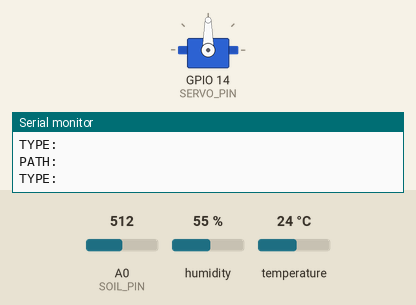
Simulated run of this sketch. Board: ESP8266 (NodeMCU). Shown: servo, the last lines printed to the serial monitor. The test bench sets the inputs (shaded band); at power-on: temperature 24 °C, A0 (SOIL_PIN) = 512, humidity 55 %. WiFi joins after 1.5 s; servers stay silent unless stated.

Above: at 2.7 s.
2.8 s: temperature set to 29 °C
5.6 s: temperature set to 32 °C
At 7.7 s:
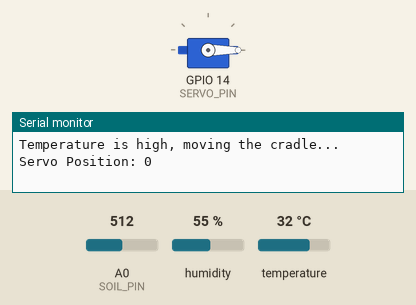
At 16.7 s:
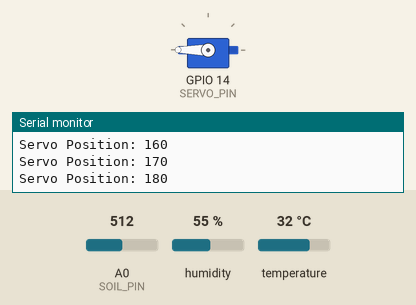
Timing chart, 0 to 23.8 s (numbered marks = the images above; inputs shaded):
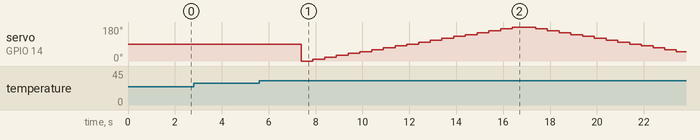

The sketch:

smart_cradle.ino
```cpp
#include <ESP8266WiFi.h>
#include <Firebase_ESP_Client.h>
#include "addons/TokenHelper.h"
#include "addons/RTDBHelper.h"
#include <DHT.h>
#include <Servo.h>

// Pin Definitions
#define DHTPIN 4      // D2 pin for DHT11 sensor
#define DHTTYPE DHT11 // DHT11 Sensor
#define SOIL_PIN A0   // Analog input for moisture sensor
#define SERVO_PIN 14  // D5 pin for MG90S servo motor

DHT dht(DHTPIN, DHTTYPE);  // Initialize DHT11 sensor
Servo myservo;             // Create a Servo object


#define WIFI_SSID "vivoY585G"
#define WIFI_PASSWORD "rizwanakhan"
#define API_KEY "AIzaSyAn_z_EAWWmJMjcVle84jqWaFJ2zceaIiU"
#define DATABASE_URL "https://smart-cradle-monitoring-system-default-rtdb.firebaseio.com/"

FirebaseData fbdo;
FirebaseAuth auth;
FirebaseConfig config;
unsigned long sendDataPrevMillis = 0;
bool signupOK = false;

void setup() {
  // Start Serial Monitor for debugging
  Serial.begin(115200);
  WiFi.begin(WIFI_SSID, WIFI_PASSWORD);
  Serial.print("Connecting to Wi-Fi");
  while (WiFi.status() != WL_CONNECTED){
    Serial.print(".");
    delay(300);
  }
  Serial.println();
  Serial.print("Connected with IP: ");
  Serial.println(WiFi.localIP());
  Serial.println();
  config.api_key = API_KEY;
  config.database_url = DATABASE_URL;
  if (Firebase.signUp(&config, &auth, "", "")){
    Serial.println("ok");
    signupOK = true;
  }
  else{
    Serial.printf("%s\n", config.signer.signupError.message.c_str());
  }
  config.token_status_callback = tokenStatusCallback; //see addons/TokenHelper.h
  Firebase.begin(&config, &auth);
  Firebase.reconnectWiFi(true);
  // Initialize DHT11 sensor
  dht.begin();
  // Initialize Servo
  myservo.attach(SERVO_PIN);
  // Print initial message to Serial Monitor
  Serial.println("Smart Cradle Monitoring System");
}

void loop() {
  // Read temperature and humidity from DHT11
  float temperature = dht.readTemperature();
  float humidity = dht.readHumidity();

  if (isnan(temperature) || isnan(humidity)) {
    Serial.println("Sensor Error!");
    return;
  }

  // Read moisture sensor value (for simplicity, using an analog pin)
  int moistureValue = analogRead(SOIL_PIN);

  // Print the sensor readings to Serial Monitor
  Serial.print("Temperature: ");
  Serial.print(temperature);
  Serial.print(" °C | ");
  Serial.print("Humidity: ");
  Serial.print(humidity);
  Serial.print(" % | ");
  Serial.print("Moisture Value: ");
  Serial.println(moistureValue);

  // If temperature exceeds threshold (e.g., 30°C), rotate servo from 0° to 180° and back
  if (temperature > 30) {
    Serial.println("Temperature is high, moving the cradle...");

    // Rotate servo from 0° to 180° in 10° increments
    for (int pos = 0; pos <= 180; pos += 10) {
      myservo.write(pos);  // Move servo to 'pos' degree
      Serial.print("Servo Position: ");
      Serial.println(pos);
      delay(500);  // Wait for 0.5 seconds to let the servo reach the position
    }

    // Rotate servo back from 180° to 0° in 10° increments
    for (int pos = 180; pos >= 0; pos -= 10) {
      myservo.write(pos);  // Move servo to 'pos' degree
      Serial.print("Servo Position: ");
      Serial.println(pos);
      delay(500);  // Wait for 0.5 seconds to let the servo reach the position
    }

    Serial.println("Cradle movement completed.");
  }

  // Control based on moisture level (e.g., if moisture > 500)
  if (moistureValue < 500) {  // Adjust threshold as needed
    Serial.println("High Moisture Detected.");
  } else {
    Serial.println("Moisture Level Normal.");
  }

   if (Firebase.ready() && signupOK && (millis() - sendDataPrevMillis > 1000 || sendDataPrevMillis == 0)){
    sendDataPrevMillis = millis();

    if (Firebase.RTDB.setInt(&fbdo, "cradle/Temp",temperature)){
      Serial.println("PATH: " + fbdo.dataPath());
      Serial.println("TYPE: " + fbdo.dataType());
    }
    else {
      Serial.println("Failed REASON: " + fbdo.errorReason());
    }
    if (Firebase.RTDB.setInt(&fbdo, "cradle/Humid",humidity)){
      Serial.println("PATH: " + fbdo.dataPath());
      Serial.println("TYPE: " + fbdo.dataType());
    }
    else {
      Serial.println("Failed REASON: " + fbdo.errorReason());
    }
    if (Firebase.RTDB.setInt(&fbdo, "cradle/Wetness",moistureValue)){
      Serial.println("PATH: " + fbdo.dataPath());
      Serial.println("TYPE: " + fbdo.dataType());
    }
    else {
      Serial.println("Failed REASON: " + fbdo.errorReason());
    }

  delay(1000);  // Delay for 2 seconds before the next loop
}
}
```

Measured:
- the behaviour switches between 30 and 31 °C on temperature (found by bisection; images 0 and 1)
- after the input at 5.6 s, servo on GPIO 14 (SERVO_PIN): 90° → 0° after 1.8 s, → 10° 0.50 s later, → 20° 0.50 s later, → 30° 0.50 s later, … (32 changes in this stretch)
